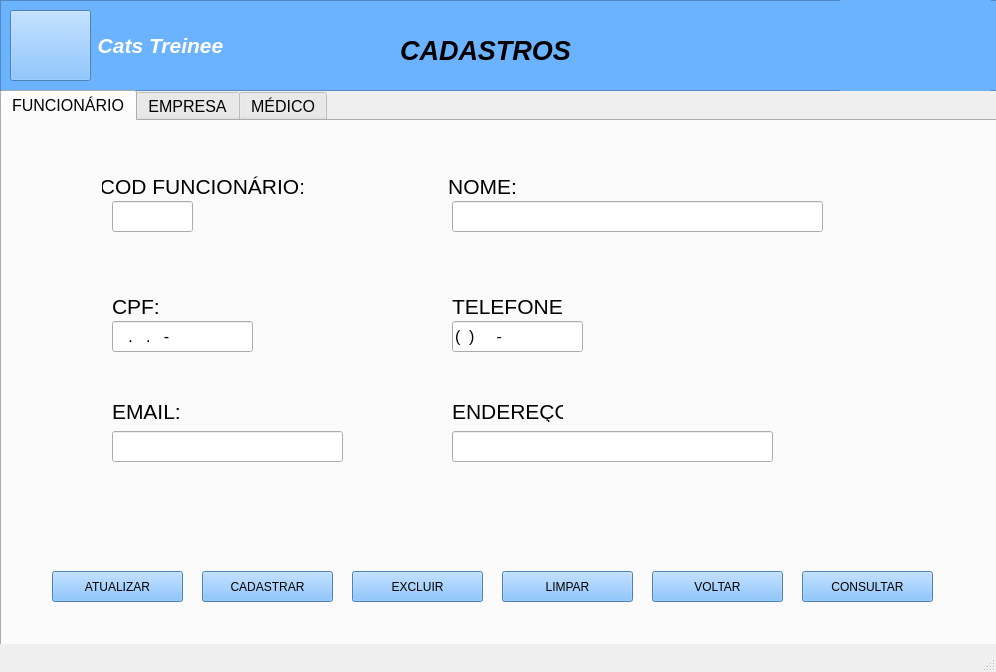
<?xml version="1.0" encoding="UTF-8"?>
<ui version="4.0">
 <class>MainWindow</class>
 <widget class="QMainWindow" name="MainWindow">
  <property name="geometry">
   <rect>
    <x>0</x>
    <y>0</y>
    <width>996</width>
    <height>672</height>
   </rect>
  </property>
  <property name="font">
   <font>
    <pointsize>14</pointsize>
   </font>
  </property>
  <property name="windowTitle">
   <string>MainWindow</string>
  </property>
  <widget class="QWidget" name="centralwidget">
   <widget class="QFrame" name="frame">
    <property name="geometry">
     <rect>
      <x>0</x>
      <y>0</y>
      <width>1321</width>
      <height>91</height>
     </rect>
    </property>
    <property name="styleSheet">
     <string notr="true">background-color: rgb(107, 179, 255);</string>
    </property>
    <property name="frameShape">
     <enum>QFrame::StyledPanel</enum>
    </property>
    <property name="frameShadow">
     <enum>QFrame::Raised</enum>
    </property>
    <widget class="QLabel" name="label_4">
     <property name="geometry">
      <rect>
       <x>80</x>
       <y>10</y>
       <width>161</width>
       <height>71</height>
      </rect>
     </property>
     <property name="font">
      <font>
       <family>Arial</family>
       <pointsize>16</pointsize>
       <weight>75</weight>
       <italic>true</italic>
       <bold>true</bold>
      </font>
     </property>
     <property name="styleSheet">
      <string notr="true">border: none;
color: #ffffff;</string>
     </property>
     <property name="text">
      <string>Cats Treinee</string>
     </property>
     <property name="alignment">
      <set>Qt::AlignCenter</set>
     </property>
    </widget>
    <widget class="QLabel" name="label_5">
     <property name="geometry">
      <rect>
       <x>370</x>
       <y>30</y>
       <width>231</width>
       <height>41</height>
      </rect>
     </property>
     <property name="font">
      <font>
       <family>Arial</family>
       <pointsize>20</pointsize>
       <weight>75</weight>
       <italic>true</italic>
       <bold>true</bold>
      </font>
     </property>
     <property name="styleSheet">
      <string notr="true">border: none;
color: #000000;</string>
     </property>
     <property name="text">
      <string>CADASTROS</string>
     </property>
     <property name="alignment">
      <set>Qt::AlignCenter</set>
     </property>
    </widget>
    <widget class="QLabel" name="label">
     <property name="geometry">
      <rect>
       <x>840</x>
       <y>-20</y>
       <width>151</width>
       <height>151</height>
      </rect>
     </property>
     <property name="text">
      <string/>
     </property>
     <property name="pixmap">
      <pixmap>sem fund.png</pixmap>
     </property>
     <property name="scaledContents">
      <bool>true</bool>
     </property>
    </widget>
    <widget class="QPushButton" name="pushButton">
     <property name="geometry">
      <rect>
       <x>10</x>
       <y>10</y>
       <width>81</width>
       <height>71</height>
      </rect>
     </property>
     <property name="text">
      <string/>
     </property>
     <property name="icon">
      <iconset>
       <normaloff>../images/cat logo2.png</normaloff>../images/cat logo2.png</iconset>
     </property>
     <property name="iconSize">
      <size>
       <width>70</width>
       <height>70</height>
      </size>
     </property>
    </widget>
   </widget>
   <widget class="QTabWidget" name="tabWidget">
    <property name="geometry">
     <rect>
      <x>0</x>
      <y>90</y>
      <width>1001</width>
      <height>561</height>
     </rect>
    </property>
    <property name="font">
     <font>
      <pointsize>12</pointsize>
      <weight>50</weight>
      <bold>false</bold>
     </font>
    </property>
    <property name="currentIndex">
     <number>0</number>
    </property>
    <widget class="QWidget" name="tab_3">
     <attribute name="title">
      <string>FUNCIONÁRIO</string>
     </attribute>
     <widget class="QLabel" name="telefone">
      <property name="geometry">
       <rect>
        <x>450</x>
        <y>170</y>
        <width>111</width>
        <height>31</height>
       </rect>
      </property>
      <property name="font">
       <font>
        <pointsize>16</pointsize>
       </font>
      </property>
      <property name="text">
       <string>TELEFONE:</string>
      </property>
     </widget>
     <widget class="QLabel" name="endereco">
      <property name="geometry">
       <rect>
        <x>450</x>
        <y>280</y>
        <width>111</width>
        <height>21</height>
       </rect>
      </property>
      <property name="font">
       <font>
        <pointsize>16</pointsize>
       </font>
      </property>
      <property name="text">
       <string>ENDEREÇO:</string>
      </property>
     </widget>
     <widget class="QLabel" name="email">
      <property name="geometry">
       <rect>
        <x>110</x>
        <y>280</y>
        <width>71</width>
        <height>21</height>
       </rect>
      </property>
      <property name="font">
       <font>
        <pointsize>16</pointsize>
       </font>
      </property>
      <property name="text">
       <string>EMAIL:</string>
      </property>
     </widget>
     <widget class="QPushButton" name="bt_excluir">
      <property name="geometry">
       <rect>
        <x>350</x>
        <y>450</y>
        <width>131</width>
        <height>31</height>
       </rect>
      </property>
      <property name="styleSheet">
       <string notr="true">background-color: rgb(107, 179, 255);</string>
      </property>
      <property name="text">
       <string>EXCLUIR</string>
      </property>
     </widget>
     <widget class="QPushButton" name="bt_cadastrar">
      <property name="geometry">
       <rect>
        <x>200</x>
        <y>450</y>
        <width>131</width>
        <height>31</height>
       </rect>
      </property>
      <property name="styleSheet">
       <string notr="true">background-color: rgb(107, 179, 255);</string>
      </property>
      <property name="text">
       <string>CADASTRAR</string>
      </property>
     </widget>
     <widget class="QLabel" name="cod_funci">
      <property name="geometry">
       <rect>
        <x>100</x>
        <y>50</y>
        <width>201</width>
        <height>31</height>
       </rect>
      </property>
      <property name="font">
       <font>
        <pointsize>16</pointsize>
       </font>
      </property>
      <property name="text">
       <string>COD FUNCIONÁRIO:</string>
      </property>
      <property name="alignment">
       <set>Qt::AlignCenter</set>
      </property>
     </widget>
     <widget class="QLineEdit" name="campo_cod_funci">
      <property name="geometry">
       <rect>
        <x>110</x>
        <y>80</y>
        <width>81</width>
        <height>31</height>
       </rect>
      </property>
     </widget>
     <widget class="QPushButton" name="bt_atualizar">
      <property name="geometry">
       <rect>
        <x>50</x>
        <y>450</y>
        <width>131</width>
        <height>31</height>
       </rect>
      </property>
      <property name="styleSheet">
       <string notr="true">background-color: rgb(107, 179, 255);</string>
      </property>
      <property name="text">
       <string>ATUALIZAR</string>
      </property>
     </widget>
     <widget class="QPushButton" name="bt_voltar">
      <property name="geometry">
       <rect>
        <x>650</x>
        <y>450</y>
        <width>131</width>
        <height>31</height>
       </rect>
      </property>
      <property name="styleSheet">
       <string notr="true">background-color: rgb(107, 179, 255);</string>
      </property>
      <property name="text">
       <string>VOLTAR</string>
      </property>
     </widget>
     <widget class="QPushButton" name="bt_consultar">
      <property name="geometry">
       <rect>
        <x>800</x>
        <y>450</y>
        <width>131</width>
        <height>31</height>
       </rect>
      </property>
      <property name="styleSheet">
       <string notr="true">background-color: rgb(107, 179, 255);</string>
      </property>
      <property name="text">
       <string>CONSULTAR</string>
      </property>
     </widget>
     <widget class="QLineEdit" name="campo_endereco">
      <property name="geometry">
       <rect>
        <x>450</x>
        <y>310</y>
        <width>321</width>
        <height>31</height>
       </rect>
      </property>
     </widget>
     <widget class="QPushButton" name="bt_limpar">
      <property name="geometry">
       <rect>
        <x>500</x>
        <y>450</y>
        <width>131</width>
        <height>31</height>
       </rect>
      </property>
      <property name="styleSheet">
       <string notr="true">background-color: rgb(107, 179, 255);</string>
      </property>
      <property name="text">
       <string>LIMPAR</string>
      </property>
     </widget>
     <widget class="QLineEdit" name="campo_telefone">
      <property name="geometry">
       <rect>
        <x>450</x>
        <y>200</y>
        <width>131</width>
        <height>31</height>
       </rect>
      </property>
      <property name="inputMask">
       <string>(99)99999-9999</string>
      </property>
     </widget>
     <widget class="QLabel" name="nome">
      <property name="geometry">
       <rect>
        <x>440</x>
        <y>50</y>
        <width>81</width>
        <height>31</height>
       </rect>
      </property>
      <property name="font">
       <font>
        <pointsize>16</pointsize>
       </font>
      </property>
      <property name="text">
       <string>NOME:</string>
      </property>
      <property name="alignment">
       <set>Qt::AlignCenter</set>
      </property>
      <property name="wordWrap">
       <bool>true</bool>
      </property>
     </widget>
     <widget class="QLineEdit" name="campo_cpf">
      <property name="geometry">
       <rect>
        <x>110</x>
        <y>200</y>
        <width>141</width>
        <height>31</height>
       </rect>
      </property>
      <property name="inputMask">
       <string>999.999.999-99</string>
      </property>
     </widget>
     <widget class="QLabel" name="cpf">
      <property name="geometry">
       <rect>
        <x>110</x>
        <y>170</y>
        <width>51</width>
        <height>31</height>
       </rect>
      </property>
      <property name="font">
       <font>
        <pointsize>16</pointsize>
       </font>
      </property>
      <property name="text">
       <string>CPF:</string>
      </property>
     </widget>
     <widget class="QLineEdit" name="campo_email">
      <property name="geometry">
       <rect>
        <x>110</x>
        <y>310</y>
        <width>231</width>
        <height>31</height>
       </rect>
      </property>
     </widget>
     <widget class="QLineEdit" name="campo_nome">
      <property name="geometry">
       <rect>
        <x>450</x>
        <y>80</y>
        <width>371</width>
        <height>31</height>
       </rect>
      </property>
     </widget>
    </widget>
    <widget class="QWidget" name="tab">
     <attribute name="title">
      <string>EMPRESA</string>
     </attribute>
     <widget class="QLabel" name="telefone_2">
      <property name="geometry">
       <rect>
        <x>450</x>
        <y>160</y>
        <width>111</width>
        <height>31</height>
       </rect>
      </property>
      <property name="font">
       <font>
        <pointsize>16</pointsize>
       </font>
      </property>
      <property name="text">
       <string>TELEFONE:</string>
      </property>
     </widget>
     <widget class="QLabel" name="endereco_2">
      <property name="geometry">
       <rect>
        <x>450</x>
        <y>280</y>
        <width>111</width>
        <height>21</height>
       </rect>
      </property>
      <property name="font">
       <font>
        <pointsize>16</pointsize>
       </font>
      </property>
      <property name="text">
       <string>ENDEREÇO:</string>
      </property>
     </widget>
     <widget class="QLabel" name="email_2">
      <property name="geometry">
       <rect>
        <x>110</x>
        <y>280</y>
        <width>71</width>
        <height>21</height>
       </rect>
      </property>
      <property name="font">
       <font>
        <pointsize>16</pointsize>
       </font>
      </property>
      <property name="text">
       <string>EMAIL:</string>
      </property>
     </widget>
     <widget class="QLineEdit" name="campo_cod_empre">
      <property name="geometry">
       <rect>
        <x>110</x>
        <y>80</y>
        <width>81</width>
        <height>31</height>
       </rect>
      </property>
     </widget>
     <widget class="QLabel" name="cod_empre">
      <property name="geometry">
       <rect>
        <x>110</x>
        <y>50</y>
        <width>151</width>
        <height>31</height>
       </rect>
      </property>
      <property name="font">
       <font>
        <pointsize>16</pointsize>
       </font>
      </property>
      <property name="text">
       <string>COD EMPRESA:</string>
      </property>
     </widget>
     <widget class="QPushButton" name="bt_excluir_2">
      <property name="geometry">
       <rect>
        <x>350</x>
        <y>450</y>
        <width>131</width>
        <height>31</height>
       </rect>
      </property>
      <property name="styleSheet">
       <string notr="true">background-color: rgb(107, 179, 255);</string>
      </property>
      <property name="text">
       <string>EXCLUIR</string>
      </property>
     </widget>
     <widget class="QPushButton" name="bt_cadastrar_2">
      <property name="geometry">
       <rect>
        <x>200</x>
        <y>450</y>
        <width>131</width>
        <height>31</height>
       </rect>
      </property>
      <property name="styleSheet">
       <string notr="true">background-color: rgb(107, 179, 255);</string>
      </property>
      <property name="text">
       <string>CADASTRAR</string>
      </property>
     </widget>
     <widget class="QPushButton" name="bt_atualizar_2">
      <property name="geometry">
       <rect>
        <x>50</x>
        <y>450</y>
        <width>131</width>
        <height>31</height>
       </rect>
      </property>
      <property name="styleSheet">
       <string notr="true">background-color: rgb(107, 179, 255);</string>
      </property>
      <property name="text">
       <string>ATUALIZAR</string>
      </property>
     </widget>
     <widget class="QPushButton" name="bt_voltar_2">
      <property name="geometry">
       <rect>
        <x>650</x>
        <y>450</y>
        <width>131</width>
        <height>31</height>
       </rect>
      </property>
      <property name="styleSheet">
       <string notr="true">background-color: rgb(107, 179, 255);</string>
      </property>
      <property name="text">
       <string>VOLTAR</string>
      </property>
     </widget>
     <widget class="QPushButton" name="bt_consultar_2">
      <property name="geometry">
       <rect>
        <x>800</x>
        <y>450</y>
        <width>131</width>
        <height>31</height>
       </rect>
      </property>
      <property name="styleSheet">
       <string notr="true">background-color: rgb(107, 179, 255);</string>
      </property>
      <property name="text">
       <string>CONSULTAR</string>
      </property>
     </widget>
     <widget class="QLineEdit" name="campo_endereco_2">
      <property name="geometry">
       <rect>
        <x>450</x>
        <y>310</y>
        <width>321</width>
        <height>31</height>
       </rect>
      </property>
     </widget>
     <widget class="QPushButton" name="bt_limpar_2">
      <property name="geometry">
       <rect>
        <x>500</x>
        <y>450</y>
        <width>131</width>
        <height>31</height>
       </rect>
      </property>
      <property name="styleSheet">
       <string notr="true">background-color: rgb(107, 179, 255);</string>
      </property>
      <property name="text">
       <string>LIMPAR</string>
      </property>
     </widget>
     <widget class="QLineEdit" name="campo_telefone_2">
      <property name="geometry">
       <rect>
        <x>450</x>
        <y>190</y>
        <width>131</width>
        <height>31</height>
       </rect>
      </property>
      <property name="inputMask">
       <string>(99)99999-9999</string>
      </property>
     </widget>
     <widget class="QLabel" name="nome_empre">
      <property name="geometry">
       <rect>
        <x>440</x>
        <y>50</y>
        <width>81</width>
        <height>31</height>
       </rect>
      </property>
      <property name="font">
       <font>
        <pointsize>16</pointsize>
       </font>
      </property>
      <property name="text">
       <string>NOME:</string>
      </property>
      <property name="alignment">
       <set>Qt::AlignCenter</set>
      </property>
      <property name="wordWrap">
       <bool>true</bool>
      </property>
     </widget>
     <widget class="QLineEdit" name="campo_cnpj">
      <property name="geometry">
       <rect>
        <x>110</x>
        <y>190</y>
        <width>141</width>
        <height>31</height>
       </rect>
      </property>
      <property name="inputMask">
       <string/>
      </property>
     </widget>
     <widget class="QLabel" name="cnpj">
      <property name="geometry">
       <rect>
        <x>110</x>
        <y>160</y>
        <width>61</width>
        <height>31</height>
       </rect>
      </property>
      <property name="font">
       <font>
        <pointsize>16</pointsize>
       </font>
      </property>
      <property name="text">
       <string>CNPJ:</string>
      </property>
     </widget>
     <widget class="QLineEdit" name="campo_email_2">
      <property name="geometry">
       <rect>
        <x>110</x>
        <y>310</y>
        <width>231</width>
        <height>31</height>
       </rect>
      </property>
     </widget>
     <widget class="QLineEdit" name="campo_nome_empre">
      <property name="geometry">
       <rect>
        <x>450</x>
        <y>80</y>
        <width>371</width>
        <height>31</height>
       </rect>
      </property>
     </widget>
    </widget>
    <widget class="QWidget" name="tab_2">
     <attribute name="title">
      <string>MÉDICO</string>
     </attribute>
     <widget class="QLabel" name="especialidade">
      <property name="geometry">
       <rect>
        <x>450</x>
        <y>170</y>
        <width>171</width>
        <height>31</height>
       </rect>
      </property>
      <property name="font">
       <font>
        <pointsize>16</pointsize>
       </font>
      </property>
      <property name="text">
       <string>ESPECIALIDADE:</string>
      </property>
     </widget>
     <widget class="QLabel" name="email_medico">
      <property name="geometry">
       <rect>
        <x>110</x>
        <y>300</y>
        <width>71</width>
        <height>21</height>
       </rect>
      </property>
      <property name="font">
       <font>
        <pointsize>16</pointsize>
       </font>
      </property>
      <property name="text">
       <string>EMAIL:</string>
      </property>
     </widget>
     <widget class="QPushButton" name="bt_excluir_3">
      <property name="geometry">
       <rect>
        <x>350</x>
        <y>450</y>
        <width>131</width>
        <height>31</height>
       </rect>
      </property>
      <property name="styleSheet">
       <string notr="true">background-color: rgb(107, 179, 255);</string>
      </property>
      <property name="text">
       <string>EXCLUIR</string>
      </property>
     </widget>
     <widget class="QPushButton" name="bt_cadastrar_3">
      <property name="geometry">
       <rect>
        <x>200</x>
        <y>450</y>
        <width>131</width>
        <height>31</height>
       </rect>
      </property>
      <property name="styleSheet">
       <string notr="true">background-color: rgb(107, 179, 255);</string>
      </property>
      <property name="text">
       <string>CADASTRAR</string>
      </property>
     </widget>
     <widget class="QLabel" name="cod_medico">
      <property name="geometry">
       <rect>
        <x>100</x>
        <y>50</y>
        <width>151</width>
        <height>31</height>
       </rect>
      </property>
      <property name="font">
       <font>
        <pointsize>16</pointsize>
       </font>
      </property>
      <property name="text">
       <string>COD MÉDICO:</string>
      </property>
      <property name="alignment">
       <set>Qt::AlignCenter</set>
      </property>
     </widget>
     <widget class="QLineEdit" name="campo_cod_medico">
      <property name="geometry">
       <rect>
        <x>110</x>
        <y>80</y>
        <width>81</width>
        <height>31</height>
       </rect>
      </property>
     </widget>
     <widget class="QPushButton" name="bt_atualizar_3">
      <property name="geometry">
       <rect>
        <x>50</x>
        <y>450</y>
        <width>131</width>
        <height>31</height>
       </rect>
      </property>
      <property name="styleSheet">
       <string notr="true">background-color: rgb(107, 179, 255);</string>
      </property>
      <property name="text">
       <string>ATUALIZAR</string>
      </property>
     </widget>
     <widget class="QPushButton" name="bt_voltar_3">
      <property name="geometry">
       <rect>
        <x>650</x>
        <y>450</y>
        <width>131</width>
        <height>31</height>
       </rect>
      </property>
      <property name="styleSheet">
       <string notr="true">background-color: rgb(107, 179, 255);</string>
      </property>
      <property name="text">
       <string>VOLTAR</string>
      </property>
     </widget>
     <widget class="QPushButton" name="bt_consultar_3">
      <property name="geometry">
       <rect>
        <x>800</x>
        <y>450</y>
        <width>131</width>
        <height>31</height>
       </rect>
      </property>
      <property name="styleSheet">
       <string notr="true">background-color: rgb(107, 179, 255);</string>
      </property>
      <property name="text">
       <string>CONSULTAR</string>
      </property>
     </widget>
     <widget class="QLineEdit" name="campo_especialidade">
      <property name="geometry">
       <rect>
        <x>450</x>
        <y>200</y>
        <width>261</width>
        <height>31</height>
       </rect>
      </property>
     </widget>
     <widget class="QPushButton" name="bt_limpar_3">
      <property name="geometry">
       <rect>
        <x>500</x>
        <y>450</y>
        <width>131</width>
        <height>31</height>
       </rect>
      </property>
      <property name="styleSheet">
       <string notr="true">background-color: rgb(107, 179, 255);</string>
      </property>
      <property name="text">
       <string>LIMPAR</string>
      </property>
     </widget>
     <widget class="QLabel" name="nome_3">
      <property name="geometry">
       <rect>
        <x>440</x>
        <y>50</y>
        <width>81</width>
        <height>31</height>
       </rect>
      </property>
      <property name="font">
       <font>
        <pointsize>16</pointsize>
       </font>
      </property>
      <property name="text">
       <string>NOME:</string>
      </property>
      <property name="alignment">
       <set>Qt::AlignCenter</set>
      </property>
      <property name="wordWrap">
       <bool>true</bool>
      </property>
     </widget>
     <widget class="QLineEdit" name="campo_cpf_medico">
      <property name="geometry">
       <rect>
        <x>110</x>
        <y>200</y>
        <width>141</width>
        <height>31</height>
       </rect>
      </property>
      <property name="inputMask">
       <string>999.999.999-99</string>
      </property>
     </widget>
     <widget class="QLabel" name="cpf_medico">
      <property name="geometry">
       <rect>
        <x>110</x>
        <y>170</y>
        <width>51</width>
        <height>31</height>
       </rect>
      </property>
      <property name="font">
       <font>
        <pointsize>16</pointsize>
       </font>
      </property>
      <property name="text">
       <string>CPF:</string>
      </property>
     </widget>
     <widget class="QLineEdit" name="campo_email_medico">
      <property name="geometry">
       <rect>
        <x>110</x>
        <y>320</y>
        <width>231</width>
        <height>31</height>
       </rect>
      </property>
     </widget>
     <widget class="QLineEdit" name="campo_nome_medico">
      <property name="geometry">
       <rect>
        <x>450</x>
        <y>80</y>
        <width>371</width>
        <height>31</height>
       </rect>
      </property>
     </widget>
    </widget>
   </widget>
  </widget>
  <widget class="QMenuBar" name="menubar">
   <property name="geometry">
    <rect>
     <x>0</x>
     <y>0</y>
     <width>996</width>
     <height>21</height>
    </rect>
   </property>
  </widget>
  <widget class="QStatusBar" name="statusbar"/>
 </widget>
 <resources/>
 <connections/>
</ui>
